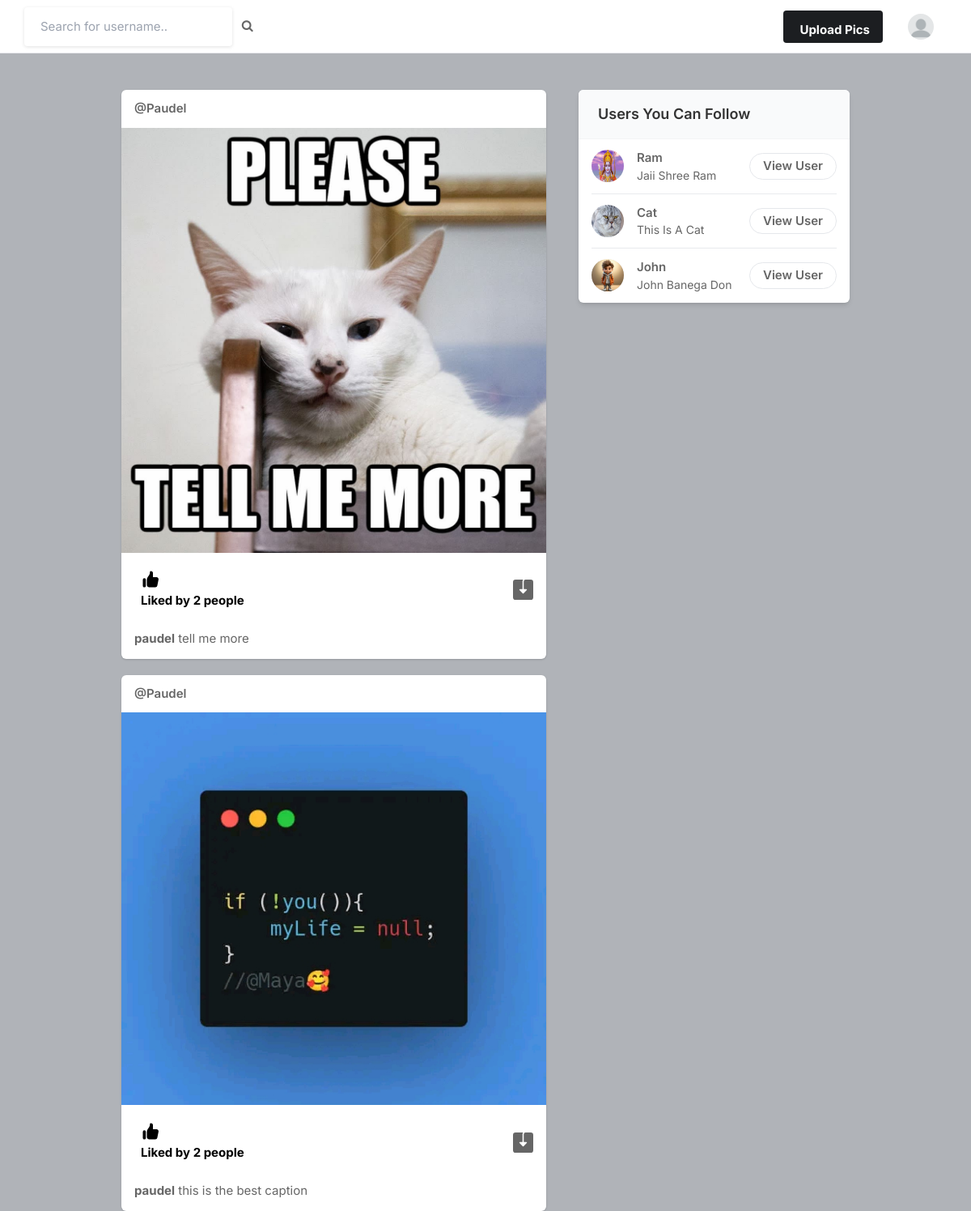
Page / (signed in) on the committed database.
### core/models.py (models this page shows, shortened)
class Profile(models.Model):
    user = models.ForeignKey(User, on_delete=models.CASCADE)
    id_user = models.IntegerField()
    bio = models.TextField(blank=True)
    profileimg = models.ImageField(upload_to='profile_images', default='blank-profile-picture.png')
    location = models.CharField(max_length=100, blank=True)

class Post(models.Model):
    id = models.UUIDField(primary_key=True, default=uuid.uuid4)
    user = models.CharField(max_length=100)
    image = models.ImageField(upload_to='post_images')
    caption = models.TextField()
    created_at = models.DateTimeField(default=datetime.now)
    no_of_likes = models.IntegerField(default=0)

### core/views.py (the view, shortened to what this page needs)
# urls.py: path('', views.index , name='index'),
@login_required(login_url='signin')
def index(request):
    user_object = User.objects.get(username=request.user)
    user_profile = Profile.objects.get(user=user_object)
    user_following_list = []
    feed = []
    user_following = FollowersCount.objects.filter(follower=request.user.username)
    for users in user_following:
        user_following_list.append(users.user)
    for usernames in user_following_list:
        feed_lists = Post.objects.filter(user=usernames)
        feed.append(feed_lists)
    feed_list = list(chain(*feed))
    all_users = User.objects.all()
    user_following_all = []
    for user in user_following :
        user_list = User.objects.get(username=user.user)
        user_following_all.append(user_list)
    new_suggestions_list = [ x for x in list(all_users) if (x not in list(user_following_all)) ]
    current_user = User.objects.filter(username=request.user.username)
    final_suggestions_list = [ x for x in list(new_suggestions_list) if (x not in list(current_user))]
    random.shuffle(final_suggestions_list)
    username_profile = []
    username_profile_list = []
    for users in final_suggestions_list:
        username_profile.append(users.id)
    for ids in username_profile:
        profile_lists = Profile.objects.filter(id_user=ids)
        username_profile_list.append(profile_lists)
    suggestions_username_profile_list = list(chain(*username_profile_list))
    return render(request , 'index.html', {'user_profile': user_profile, 'posts': feed_list, 'suggestions_username_profile_list' : suggestions_username_profile_list[:4]})

### templates/index.html (shortened to what this page needs)
{% load static %}
<!DOCTYPE html>
<html lang="en">
<head>
    <link rel="stylesheet" href="{% static 'css/icons.css' %}">
    <link rel="stylesheet" href="{% static 'css/uikit.css' %}">
    <link rel="stylesheet" href="{% static 'css/styles.css' %}">
    <link rel="stylesheet" href="{% static 'css/tailwind.css' %}">
    <link rel="stylesheet" href="https://cdnjs.cloudflare.com/ajax/libs/font-awesome/4.7.0/css/font-awesome.min.css">
</head>
<body>
            <header>
                <div class="header_inner">
                    <form action="/search" method="POST" >
                    <div class="left-side">
                            <input type="text" name="username" placeholder="Search for username..">&nbsp; &nbsp;
                            <button type="submit"><i class="fa fa-search fa-1x"></i></button>
                    </div>
                </form>
                    <div class="right-side lg:pr-4">
                        <a href="#"
                            class="bg-pink-500 flex font-bold hidden hover:bg-pink-600 hover:text-white inline-block items-center lg:block max-h-10 mr-4 px-4 py-2 rounded shado text-white">
                              Upload Pics
                        </a>
                        <a href="#">
                            <img src="{{user_profile.profileimg.url}}" class="header-avatar" alt="">
                        </a>
                    </div>
                </div>
            </header>
            <div class="container m-auto">
                <div class="lg:flex justify-center lg:space-x-10 lg:space-y-0 space-y-5">
                    <div class="space-y-5 flex-shrink-0 lg:w-7/12">
                    {% for post in posts reversed %}
                        <div class="bg-white shadow rounded-md  -mx-2 lg:mx-0">
                            <div class="flex justify-between items-center px-4 py-3">
                                <div class="flex flex-1 items-center space-x-4">
                                    <span class="block capitalize font-semibold "><a href="/profile/{{post.user}}">@{{post.user}}</a> </span>
                                </div>
                            </div>
                            <div uk-lightbox>
                                <a href="{{post.image.url}}">
                                    <img src="{{post.image.url}}" alt="">
                                </a>
                            </div>
                            <div class="py-3 px-4 space-y-3">
                                <div class="flex space-x-4 lg:font-bold">
                                    <a href="/like-post?post_id={{post.id}}" class="flex items-center space-x-2">
                                        <div class="p-2 rounded-full text-black">
                                            {% if post.no_of_likes == 0 %}
                                            <p>No likes</p>
                                            {% elif post.no_of_likes == 1 %}
                                            <p>Liked by {{post.no_of_likes}} person</p>
                                            {% else %}
                                            <p>Liked by {{post.no_of_likes}} people</p>
                                            {% endif %}
                                        </div>
                                    </a>
                                    <a href="{{post.image.url}}" class="flex items-center space-x-2 flex-1 justify-end" download>
                                    </a>
                                </div>
                                <p>
                                    <a href="/profile/{{post.user}}"> <strong>{{post.user}}</strong> </a> {{post.caption}}
                                </p>
                            </div>
                        </div>
                    {% endfor %}
                    </div>
                    <div class="lg:w-5/12">
                        <div class="bg-white  shadow-md rounded-md overflow-hidden">
                            <div class="bg-gray-50  border-b border-gray-100 flex items-baseline justify-between py-4 px-6 ">
                                <h2 class="font-semibold text-lg">Users You Can Follow</h2>
                            </div>
                            <div class="divide-gray-300 divide-gray-50 divide-opacity-50 divide-y px-4 ">
                                {% for suggestion in suggestions_username_profile_list %}
                                <div class="flex items-center justify-between py-3">
                                    <div class="flex flex-1 items-center space-x-4">
                                        <a href="profile/{{suggestion.user}}">
                                            <img src="{{ suggestion.profileimg.url }}" class="bg-gray-200 rounded-full w-10 h-10">
                                        </a>
                                        <div class="flex flex-col">
                                            <span class="block capitalize font-semibold"> {{suggestion.user}} </span>
                                            <span class="block capitalize text-sm"> {{suggestion.bio}} </span>
                                        </div>
                                    </div>
                                    <a href="/profile/{{suggestion.user}}" class="border border-gray-200 font-semibold px-4 py-1 rounded-full hover:bg-pink-600 hover:text-white hover:border-pink-600 "> View User </a>
                                </div>
                                {% endfor %}
                            </div>
                        </div>
                    </div>
                </div>
            </div>
</body>
</html>

### static/css/styles.css (style rules this page uses)
body { background-color: #B0B3B8!important; }
button { vertical-align: middle; }
input { height: 48px; line-height: 48px; padding: 0 20px; outline: none; font-size: 15px; color: #808080; max-width: 100%; width: 100%; -webkit-box-sizing: border-box; box-sizing: border-box; display: block; font-weight: 400; opacity: 1; border-radius: 4px; border: none; -webkit-box-shadow: 0 1px 4px 0px rgba(0, 0, 0, 0.12); box-shadow: 0 1px 4px 0px rgba(0, 0, 0, 0.12); }
input[type="text"], input[type="password"], input[type="email"], input[type="number"] { height: 48px; line-height: 48px; padding: 0 20px; outline: none; font-size: 15px; color: #808080; max-width: 100%; width: 100%; -webkit-box-sizing: border-box; box-sizing: border-box; display: block; font-weight: 400; opacity: 1; border-radius: 4px; border: none; -webkit-box-shadow: 0 1px 4px 0px rgba(0, 0, 0, 0.12); box-shadow: 0 1px 4px 0px rgba(0, 0, 0, 0.12); }
input { -webkit-transition: all 0.1s ease-in-out; transition: all 0.1s ease-in-out; }
::placeholder { color: #808080; opacity: 1; }
button { border: none; margin: 0; padding: 0; width: auto; overflow: visible; background: transparent; color: inherit; font: inherit; line-height: normal; cursor: pointer; }
a { color: #be185d; -webkit-transition: 0.3s; transition: 0.3s; outline: none !important; }
button { outline: none !important; }
img { max-width: 100%; }
body { color: #666; font-size: 15px; line-height: 27px; background-color: #f0f2f5; font-family: "Inter", sans-serif; text-transform: none; }
body p { font-size: 15px; line-height: 27px; }
h1, h2, h3, h4, h5, h6 { font-family: "Inter", sans-serif; text-transform: none; }
input[type="text"], input[type="password"], input[type="email"] { font-family: "Inter", sans-serif; text-transform: none; }
button, body .pac-container { font-family: "Inter", sans-serif; text-transform: none; }
h1, h2, h3, h4, h5, h6 { color: #333; font-weight: 500; margin: 0; padding: 0; }
h2 { font-size: 26px; }
b, strong { font-weight: 700 !important; }
@media (min-width: 1024px) { .container { max-width: 900px !important; padding-top: 45px; } }
header { background-color: #fff; left: 0; right: 0; top: 0; z-index: 99; height: 66px; display: -webkit-box; display: -ms-flexbox; display: flex; -webkit-box-align: center; -ms-flex-align: center; align-items: center; border-bottom: 1px solid #e5e7eb; }
header .header_inner { display: -webkit-box; display: -ms-flexbox; display: flex; -webkit-box-align: center; -ms-flex-align: center; align-items: center; max-width: 1090px; margin: auto; width: 100%; max-width: 100% !important; padding: 0 30px; }
header .header_inner .left-side { display: -webkit-box; display: -ms-flexbox; display: flex; -webkit-box-align: center; -ms-flex-align: center; align-items: center; }
header .header_inner .right-side { display: -webkit-box; display: -ms-flexbox; display: flex; -webkit-box-align: center; -ms-flex-align: center; align-items: center; -webkit-box-pack: end; -ms-flex-pack: end; justify-content: flex-end; margin-left: auto; }
header .header_inner .right-side .header-avatar { width: 32px; height: 32px; border-radius: 100%; margin-left: 15px; }

### rows in the picture
Profile: profileimg (placeholder picture)
Post: user "Paudel", image (picture), no_of_likes "2", user "paudel", caption "tell me more"
Post: user "Paudel", image (picture), no_of_likes "2", user "paudel", caption "this is the best caption"
Profile: profileimg (picture), user "Ram", bio "Jaii Shree Ram"
Profile: profileimg (picture), user "Cat", bio "This Is A Cat"
Profile: profileimg (picture), user "John", bio "John Banega Don"
